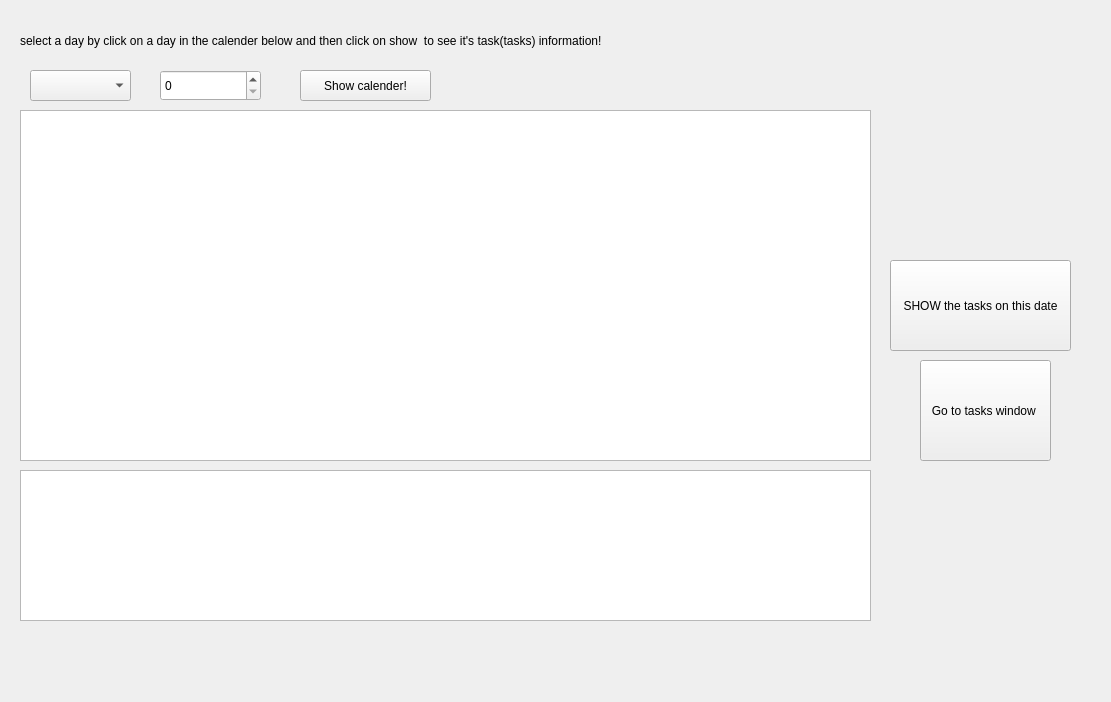
<?xml version="1.0" encoding="UTF-8"?>
<ui version="4.0">
 <class>calender_window</class>
 <widget class="QWidget" name="calender_window">
  <property name="geometry">
   <rect>
    <x>0</x>
    <y>0</y>
    <width>1111</width>
    <height>702</height>
   </rect>
  </property>
  <property name="windowTitle">
   <string>Form</string>
  </property>
  <widget class="QLabel" name="label">
   <property name="geometry">
    <rect>
     <x>20</x>
     <y>10</y>
     <width>661</width>
     <height>61</height>
    </rect>
   </property>
   <property name="text">
    <string>select a day by click on a day in the calender below and then click on show  to see it's task(tasks) information!</string>
   </property>
  </widget>
  <widget class="QTableView" name="taskslist_tableview">
   <property name="geometry">
    <rect>
     <x>20</x>
     <y>470</y>
     <width>851</width>
     <height>151</height>
    </rect>
   </property>
  </widget>
  <widget class="QTableWidget" name="calendertable">
   <property name="geometry">
    <rect>
     <x>20</x>
     <y>110</y>
     <width>851</width>
     <height>351</height>
    </rect>
   </property>
  </widget>
  <widget class="QPushButton" name="show_pushButton">
   <property name="geometry">
    <rect>
     <x>890</x>
     <y>260</y>
     <width>181</width>
     <height>91</height>
    </rect>
   </property>
   <property name="text">
    <string>SHOW the tasks on this date</string>
   </property>
  </widget>
  <widget class="QComboBox" name="months_comboBox">
   <property name="geometry">
    <rect>
     <x>30</x>
     <y>70</y>
     <width>101</width>
     <height>31</height>
    </rect>
   </property>
  </widget>
  <widget class="QSpinBox" name="year_number_spinBox">
   <property name="geometry">
    <rect>
     <x>160</x>
     <y>70</y>
     <width>101</width>
     <height>31</height>
    </rect>
   </property>
  </widget>
  <widget class="QPushButton" name="showcalender_pushbutton">
   <property name="geometry">
    <rect>
     <x>300</x>
     <y>70</y>
     <width>131</width>
     <height>31</height>
    </rect>
   </property>
   <property name="text">
    <string>Show calender!</string>
   </property>
  </widget>
  <widget class="QPushButton" name="pushButton">
   <property name="geometry">
    <rect>
     <x>920</x>
     <y>360</y>
     <width>131</width>
     <height>101</height>
    </rect>
   </property>
   <property name="text">
    <string>Go to tasks window </string>
   </property>
  </widget>
 </widget>
 <resources/>
 <connections/>
</ui>
